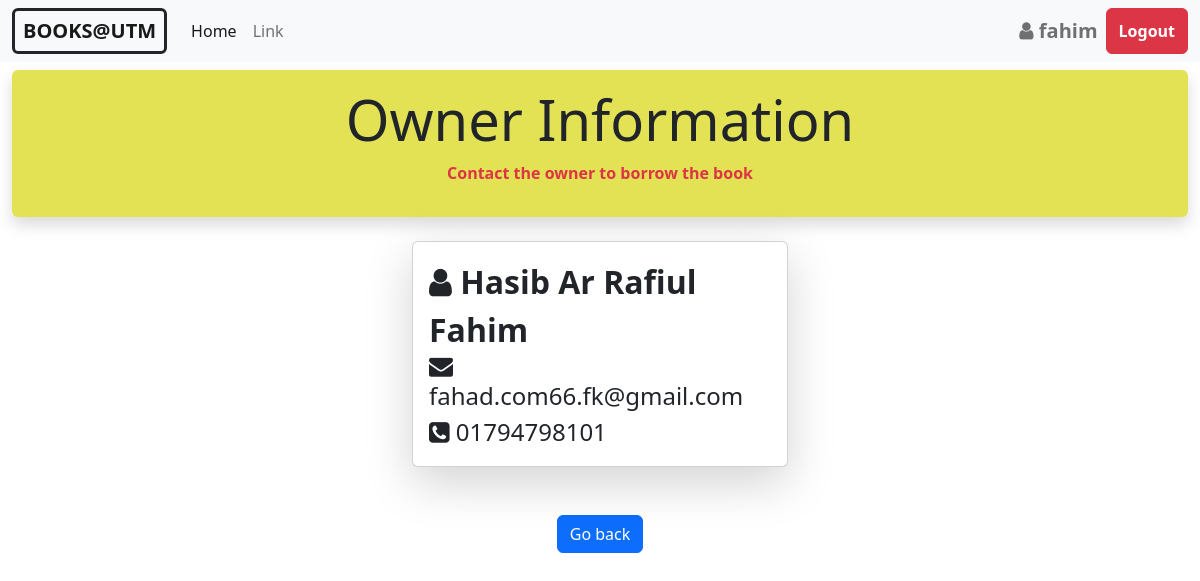
The page /borrow-book/details.php?id=2 (signed in) on the database its author committed.
### tables this page shows
CREATE TABLE `users` (
  `id` int(11) NOT NULL,
  `username` varchar(100) NOT NULL,
  `name` varchar(100) NOT NULL,
  `email` varchar(100) NOT NULL,
  `number` varchar(20) NOT NULL,
  `password` varchar(500) NOT NULL,
  `approved` int(11) NOT NULL DEFAULT 0
);

### borrow-book/details.php (the view, shortened to what this page needs)
<?php
$loggedin = $_SESSION['logedin'];
if ($loggedin != 'true') {
    header('location:../login.php');
} else {
    $username = $_SESSION['username'];
}
?>
<?php
$dbservername = "localhost";
$dbusername = "root";
$dbpassword = "";
$dbname = "book_sell";
$conn = mysqli_connect($dbservername, $dbusername, $dbpassword, $dbname);
$seller_id = $_GET['id'];
$sql = "SELECT * from users where id = '$seller_id'";
$row = mysqli_fetch_assoc(mysqli_query($conn, $sql));
?>
<html>
<head>
    <link rel="stylesheet" href="../css/bootstrap.min.css" />
    <link rel="stylesheet" href="https://cdnjs.cloudflare.com/ajax/libs/font-awesome/4.7.0/css/font-awesome.min.css" />
</head>
<body>
    <nav class="navbar navbar-expand-lg bg-light">
        <div class="container-fluid">
            <a class="navbar-brand text-decoration-none border border-dark border-3 rounded px-2" href="../home.php"><b>BOOKS@UTM</b></a>
            <div class="collapse navbar-collapse" id="navbarTogglerDemo02">
                <ul class="navbar-nav me-auto mb-2 mb-lg-0">
                    <li class="nav-item">
                        <a class="nav-link active" aria-current="page" href="../home.php">Home</a>
                    </li>
                    <li class="nav-item">
                        <a class="nav-link  text-decoration-none" href="#">Link</a>
                    </li>
                </ul>
                <div class="d-flex ">
                    <span class="navbar-text fw-bold fs-5 mx-2">
                        <i class="fa fa-user " aria-hidden="true"></i>
                        <?php echo $username; ?>
                    </span>
                    <button class="btn btn-danger fw-bold" onclick="window.location.href='../login.php'">Logout</button>
                </div>
            </div>
        </div>
    </nav>
    <div class="container-fluid">
        <div class="text-center shadow p-3 mt-2 mb-4 rounded" style="background-color: #e3e154;">
            <h1 class="display-4">Owner Information</h1>
            <p class="text-danger fw-bold">Contact the owner to borrow the book</p>
        </div>
        <div class="row justify-content-center align-items-center d-flex-row">
            <div class="col-12 col-md-4 col-lg-4 ">
                <div class="card shadow-lg ">
                    <div class="card-body mx-auto">
                        <span class="fw-bold fs-2">
                            <i class="fa fa-user " aria-hidden="true"></i>
                            <?= $row['name'] ?>
                        </span>
                        <br>
                        <span class="fs-4">
                            <i class="fa fa-envelope " aria-hidden="true"></i>
                            <?= $row['email'] ?>
                        </span>
                        <br>
                        <span class="fs-4">
                            <i class="fa fa-phone-square " aria-hidden="true"></i>
                            <?= $row['number'] ?>
                        </span>
                    </div>
                </div>
                <div class="text-center mt-5">
                    <a href="index.php" class="btn btn-primary">Go back</a>
                </div>
            </div>
        </div>
    </div>
</body>
</html>

### rows shown on the page
users: name "Hasib Ar Rafiul Fahim", email "fahad.com66.fk@gmail.com", number "01794798101"

### other values the page prints
$username "fahim"
